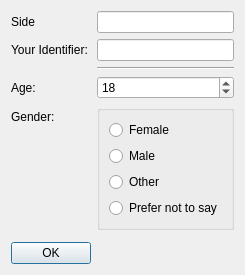
<?xml version="1.0" encoding="UTF-8"?>
<ui version="4.0">
 <class>Dialog</class>
 <widget class="QDialog" name="Dialog">
  <property name="geometry">
   <rect>
    <x>0</x>
    <y>0</y>
    <width>240</width>
    <height>251</height>
   </rect>
  </property>
  <property name="windowTitle">
   <string>Participant Information</string>
  </property>
  <layout class="QFormLayout" name="formLayout">
   <item row="0" column="0">
    <widget class="QLabel" name="label_4">
     <property name="text">
      <string>Side</string>
     </property>
    </widget>
   </item>
   <item row="0" column="1">
    <widget class="QLineEdit" name="sideLineEdit">
     <property name="enabled">
      <bool>true</bool>
     </property>
     <property name="readOnly">
      <bool>true</bool>
     </property>
    </widget>
   </item>
   <item row="1" column="0">
    <widget class="QLabel" name="label">
     <property name="text">
      <string>Your Identifier:</string>
     </property>
    </widget>
   </item>
   <item row="1" column="1">
    <widget class="QLineEdit" name="idLineEdit">
     <property name="enabled">
      <bool>true</bool>
     </property>
     <property name="styleSheet">
      <string notr="true">font: 75 12pt &quot;MS Shell Dlg 2&quot;;</string>
     </property>
     <property name="readOnly">
      <bool>true</bool>
     </property>
    </widget>
   </item>
   <item row="3" column="0">
    <widget class="QLabel" name="label_2">
     <property name="text">
      <string>Age:</string>
     </property>
    </widget>
   </item>
   <item row="3" column="1">
    <widget class="QSpinBox" name="ageSpinBox">
     <property name="value">
      <number>18</number>
     </property>
    </widget>
   </item>
   <item row="4" column="0">
    <widget class="QLabel" name="label_3">
     <property name="text">
      <string>Gender:</string>
     </property>
    </widget>
   </item>
   <item row="4" column="1">
    <widget class="QGroupBox" name="groupBox">
     <property name="sizePolicy">
      <sizepolicy hsizetype="Expanding" vsizetype="Preferred">
       <horstretch>0</horstretch>
       <verstretch>0</verstretch>
      </sizepolicy>
     </property>
     <property name="title">
      <string/>
     </property>
     <layout class="QVBoxLayout" name="verticalLayout">
      <item>
       <widget class="QRadioButton" name="femaleRadioButton">
        <property name="sizePolicy">
         <sizepolicy hsizetype="Expanding" vsizetype="Fixed">
          <horstretch>0</horstretch>
          <verstretch>0</verstretch>
         </sizepolicy>
        </property>
        <property name="text">
         <string>Female</string>
        </property>
       </widget>
      </item>
      <item>
       <widget class="QRadioButton" name="maleRadioButton">
        <property name="sizePolicy">
         <sizepolicy hsizetype="Expanding" vsizetype="Fixed">
          <horstretch>0</horstretch>
          <verstretch>0</verstretch>
         </sizepolicy>
        </property>
        <property name="text">
         <string>Male</string>
        </property>
       </widget>
      </item>
      <item>
       <widget class="QRadioButton" name="otherRadioButton">
        <property name="sizePolicy">
         <sizepolicy hsizetype="Expanding" vsizetype="Fixed">
          <horstretch>0</horstretch>
          <verstretch>0</verstretch>
         </sizepolicy>
        </property>
        <property name="text">
         <string>Other</string>
        </property>
       </widget>
      </item>
      <item>
       <widget class="QRadioButton" name="unknownRadioButton">
        <property name="sizePolicy">
         <sizepolicy hsizetype="Expanding" vsizetype="Fixed">
          <horstretch>0</horstretch>
          <verstretch>0</verstretch>
         </sizepolicy>
        </property>
        <property name="text">
         <string>Prefer not to say</string>
        </property>
       </widget>
      </item>
     </layout>
    </widget>
   </item>
   <item row="5" column="0">
    <spacer name="verticalSpacer">
     <property name="orientation">
      <enum>Qt::Vertical</enum>
     </property>
     <property name="sizeHint" stdset="0">
      <size>
       <width>20</width>
       <height>40</height>
      </size>
     </property>
    </spacer>
   </item>
   <item row="6" column="0">
    <widget class="QDialogButtonBox" name="buttonBox">
     <property name="orientation">
      <enum>Qt::Horizontal</enum>
     </property>
     <property name="standardButtons">
      <set>QDialogButtonBox::Ok</set>
     </property>
    </widget>
   </item>
   <item row="2" column="1">
    <widget class="Line" name="line">
     <property name="orientation">
      <enum>Qt::Horizontal</enum>
     </property>
    </widget>
   </item>
  </layout>
 </widget>
 <resources/>
 <connections>
  <connection>
   <sender>buttonBox</sender>
   <signal>accepted()</signal>
   <receiver>Dialog</receiver>
   <slot>accept()</slot>
   <hints>
    <hint type="sourcelabel">
     <x>248</x>
     <y>254</y>
    </hint>
    <hint type="destinationlabel">
     <x>157</x>
     <y>274</y>
    </hint>
   </hints>
  </connection>
  <connection>
   <sender>buttonBox</sender>
   <signal>rejected()</signal>
   <receiver>Dialog</receiver>
   <slot>reject()</slot>
   <hints>
    <hint type="sourcelabel">
     <x>316</x>
     <y>260</y>
    </hint>
    <hint type="destinationlabel">
     <x>286</x>
     <y>274</y>
    </hint>
   </hints>
  </connection>
 </connections>
</ui>
